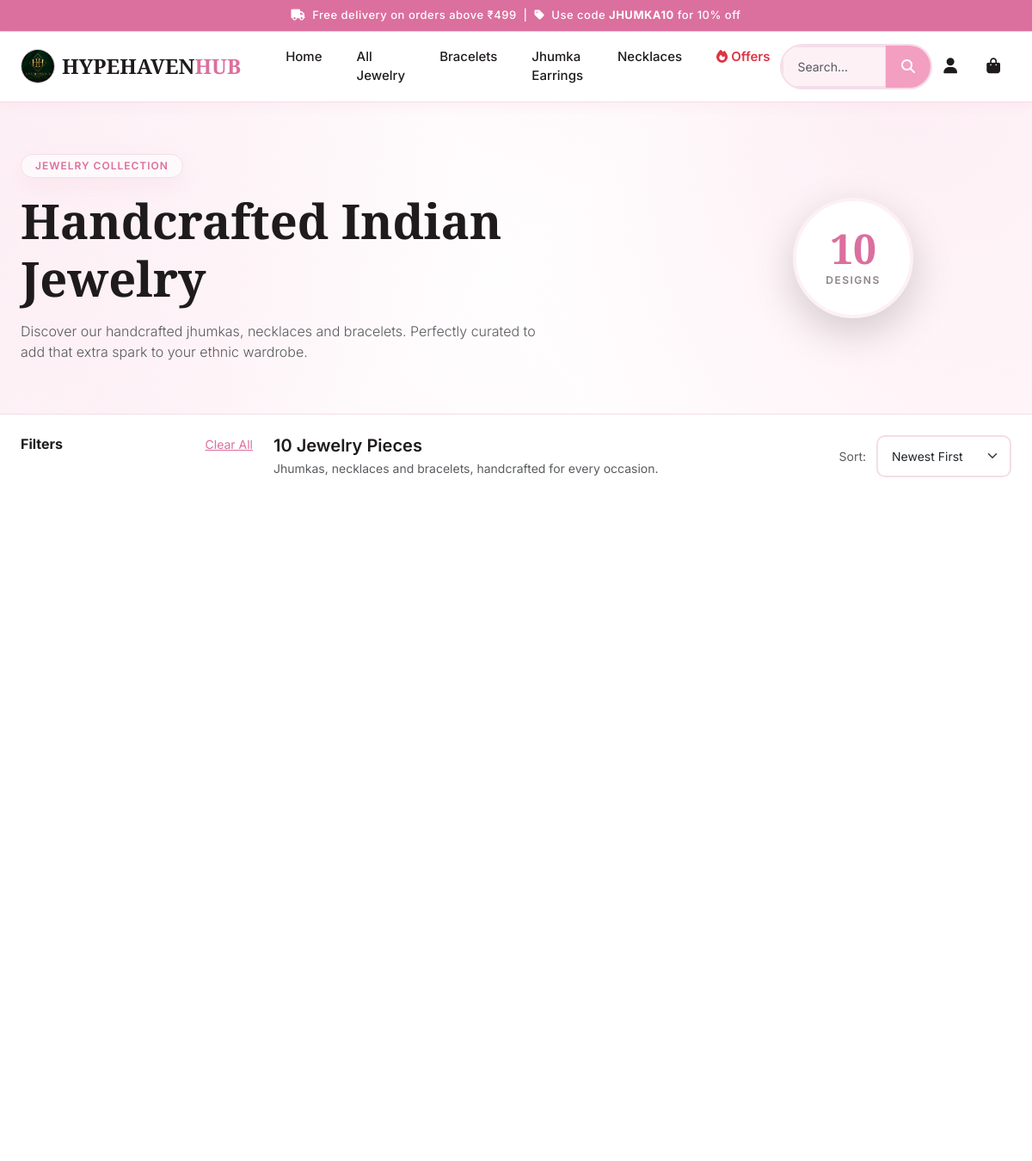
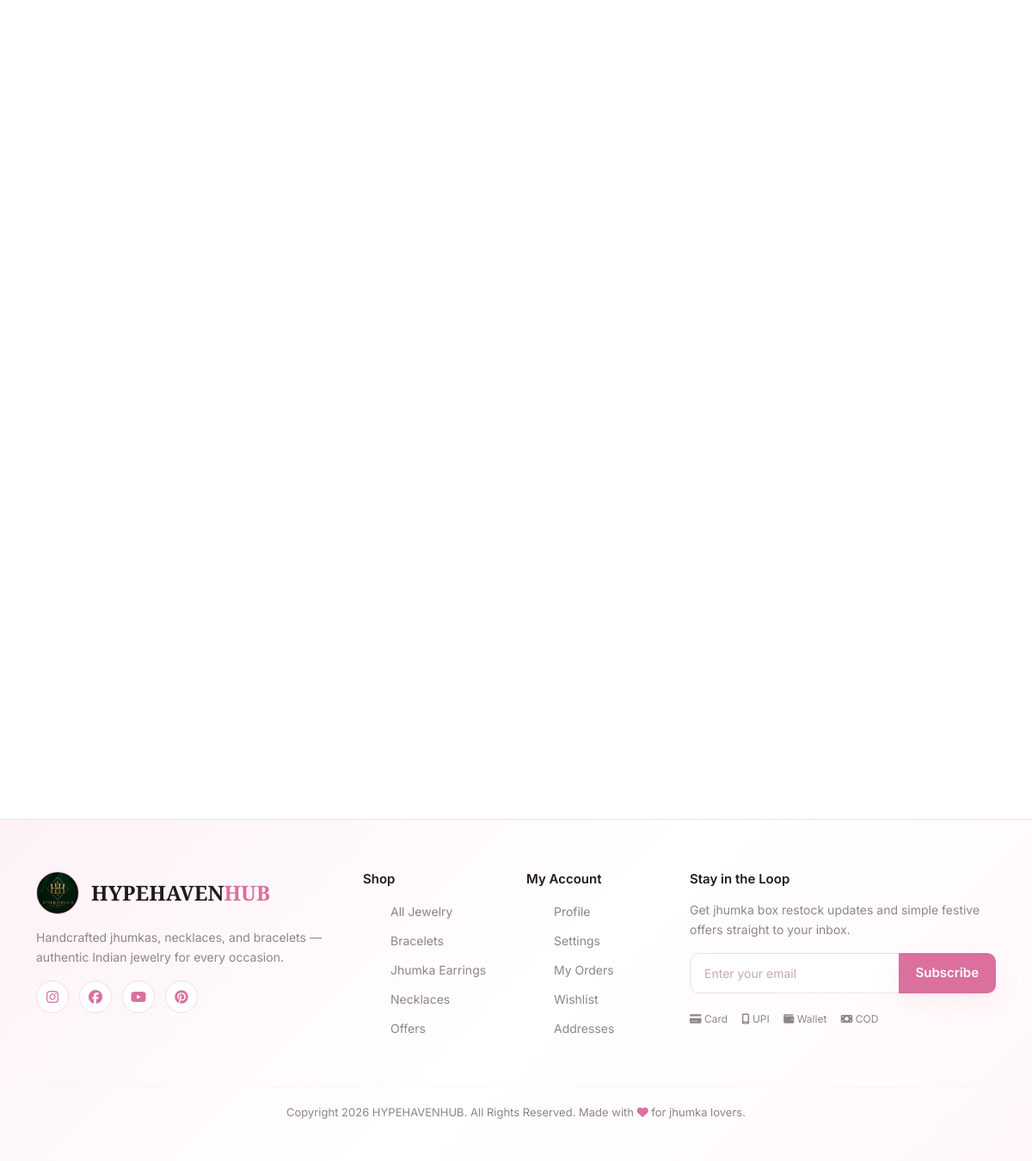
Screenshot of /products/ with the database file from the repository (2 pictures, top to bottom).
### store/models.py (models this page shows, shortened)
class Category(models.Model):
    name = models.CharField(max_length=100)
    slug = models.SlugField(unique=True, max_length=255)
    image_url = models.URLField(max_length=600, blank=True, help_text="Vercel Blob storage URL (preferred)")
    image = models.ImageField(upload_to='categories/', null=True, blank=True)
    description = models.TextField(blank=True)
    is_active = models.BooleanField(default=True)
    created_at = models.DateTimeField(auto_now_add=True)
    class Meta:
        verbose_name_plural = 'Categories'
        ordering = ['name']

### store/views.py (the view)
# urls.py: path('products/', views.product_list, name='product_list'),
def product_list(request):
    products = Product.objects.filter(is_active=True).select_related('brand', 'category').prefetch_related('images', 'variants')
    categories = active_categories()
    brands = Brand.objects.filter(
        is_active=True,
        products__is_active=True,
    ).distinct()
    q = request.GET.get('q', '')
    cat_slug = request.GET.get('category', '')
    subcat_slug = request.GET.get('subcategory', '')
    brand_slug = request.GET.get('brand', '')
    min_price_raw = request.GET.get('min_price', '').strip()
    max_price_raw = request.GET.get('max_price', '').strip()
    rating = request.GET.get('rating', '')
    shade = request.GET.get('shade', '')
    finish = request.GET.get('finish', '')
    sort = request.GET.get('sort', '-created_at')
    discount = request.GET.get('discount', '')
    if q:
        products = products.filter(Q(name__icontains=q) | Q(brand__name__icontains=q) | Q(description__icontains=q))
    if cat_slug:
        products = products.filter(category__slug=cat_slug)
    if subcat_slug:
        products = products.filter(subcategory__slug=subcat_slug)
    if brand_slug:
        products = products.filter(brand__slug=brand_slug)
    def _to_decimal(value):
        if not value:
            return None
        try:
            return Decimal(value)
        except (InvalidOperation, ValueError, TypeError):
            return None
    min_price = _to_decimal(min_price_raw)
    max_price = _to_decimal(max_price_raw)
    if min_price is not None and max_price is not None and min_price > max_price:
        min_price, max_price = max_price, min_price
    if min_price is not None:
        products = products.filter(base_price__gte=min_price)
    if max_price is not None:
        products = products.filter(base_price__lte=max_price)
    if finish:
        products = products.filter(finish=finish)
    if discount:
        products = products.filter(discount_percent__gte=discount)
    sort_options = {
        'price_low': 'base_price',
        'price_high': '-base_price',
        'newest': '-created_at',
        'popularity': '-view_count',
        'rating': '-id',
        '-created_at': '-created_at',
    }
    products = products.order_by(sort_options.get(sort, '-created_at'))
    paginator = Paginator(products, 20)
    page_obj = paginator.get_page(request.GET.get('page', 1))
    query_without_page = request.GET.copy()
    query_without_page.pop('page', None)
    selected_category_name = None
    if cat_slug:
        matched_cat = next((c for c in categories if c.slug == cat_slug), None)
        if matched_cat:
            selected_category_name = matched_cat.name
    return render(request, 'store/product_list.html', {
        'page_obj': page_obj,
        'products': page_obj,
        'categories': categories,
        'brands': brands,
        'q': q,
        'selected_category': cat_slug,
        'selected_category_name': selected_category_name,
        'selected_subcategory': subcat_slug,
        'selected_brand': brand_slug,
        'selected_discount': discount,
        'selected_min_price': min_price_raw,
        'selected_max_price': max_price_raw,
        'sort': sort,
        'query_without_page': query_without_page.urlencode(),
        'discount_opts': ['10', '20', '30', '40', '50'],
    })

### templates/store/product_list.html (shortened to what this page needs)
{% extends 'base.html' %}
{% load static %}
{% block content %}
<section class="catalog-hero position-relative overflow-hidden">
  <div class="catalog-hero-bg"></div>
  <div class="container-fluid px-4 position-relative z-1">
    <div class="catalog-hero-inner row align-items-center">
      <div class="col-lg-8 text-center text-lg-start">
        <div class="jewel-ad-kicker d-inline-block px-3 py-1 rounded-pill mb-3" style="background: rgba(255,255,255,0.6); color: var(--pink-deep); font-weight: 600; font-size: 12px; letter-spacing: 1px; text-transform: uppercase; border: 1px solid var(--border); box-shadow: var(--shadow);">
          {% if selected_category %}
            {{ selected_category_name|default:"Jewelry Collection" }}
          {% else %}
            Jewelry Collection
          {% endif %}
        </div>
        <h1 class="display-4 fw-bold mb-3" style="font-family: var(--font-display); color: var(--black); line-height: 1.2;">
          {% if selected_category %}
            {{ selected_category_name|default:"Handcrafted Jewelry" }}
          {% else %}
            Handcrafted Indian Jewelry
          {% endif %}
        </h1>
        <p class="lead text-muted mb-0" style="font-size: 16px; max-width: 600px; margin: 0 auto 0 0;">
          Discover our handcrafted jhumkas, necklaces and bracelets. Perfectly curated to add that extra spark to your ethnic wardrobe.
        </p>
      </div>
      <div class="col-lg-4 text-center mt-4 mt-lg-0">
        <div class="catalog-hero-count d-inline-flex flex-column align-items-center justify-content-center bg-white rounded-circle shadow-lg" style="width: 140px; height: 140px; border: 4px solid var(--pink-pale); animation: float 4s ease-in-out infinite;">
          <strong style="font-family: var(--font-display); font-size: 3rem; color: var(--pink-deep); line-height: 1;">{{ page_obj.paginator.count }}</strong>
          <span style="color: var(--gray); font-size: 12px; font-weight: 600; text-transform: uppercase; letter-spacing: 1.5px; margin-top: 4px;">Designs</span>
        </div>
      </div>
    </div>
  </div>
</section>
<div class="container-fluid px-4 py-4">
  <div class="row g-4">
    <div class="col-lg-3 d-none d-lg-block">
      <form method="GET" id="filterForm">
        <div class="d-flex justify-content-between align-items-center mb-3">
          <h6 class="fw-700 mb-0" style="font-size: 16px;">Filters</h6>
          <a href="{% url 'product_list' %}" class="text-pink small">Clear All</a>
        </div>
      </form>
    </div>
    <div class="col-lg-9">
      <div class="d-flex justify-content-between align-items-center mb-4 flex-wrap gap-3">
        <div>
          <h5 class="fw-600 mb-1">
            {{ page_obj.paginator.count }} Jewelry Piece{{ page_obj.paginator.count|pluralize }}
          </h5>
          <div class="text-muted small">Jhumkas, necklaces and bracelets, handcrafted for every occasion.</div>
        </div>
        <form class="d-flex gap-2 align-items-center" method="GET" id="sortForm">
          <label class="text-muted small me-1">Sort:</label>
          <select name="sort" class="form-select form-select-sm" style="width: auto;" onchange="this.form.submit()">
            <option value="-created_at" {% if sort == '-created_at' %}selected{% endif %}>Newest First</option>
          </select>
        </form>
      </div>
      {% if products %}
      <div class="row g-4">
        {% for product in products %}
        <div class="col-12 col-sm-6 col-xl-4">
        </div>
        {% endfor %}
      </div>
      {% endif %}
    </div>
  </div>
</div>
{% endblock %}

### templates/base.html (shortened to what this page needs)
<!DOCTYPE html>
<html lang="en">
<head>
<link rel="stylesheet" href="https://cdnjs.cloudflare.com/ajax/libs/font-awesome/6.5.0/css/all.min.css">
<link rel="stylesheet" href="https://cdn.jsdelivr.net/npm/bootstrap@5.3.0/dist/css/bootstrap.min.css">
{% load static %}
<link rel="stylesheet" href="{% static 'css/style.css' %}?v=20260629-jewelry-redesign">
</head>
<body>
{% block header %}
<div class="announcement-bar">
  <div class="container text-center">
    <span class="announcement-text"><i class="fas fa-truck me-1"></i> Free delivery on orders above ₹499 &nbsp;|&nbsp; <i class="fas fa-tag me-1"></i> Use code <strong>JHUMKA10</strong> for 10% off</span>
  </div>
</div>
<nav class="navbar navbar-expand-lg navbar-glamour sticky-top">
  <div class="container-fluid px-3 px-md-4">
    <a class="navbar-brand d-flex align-items-center" href="{% url 'home' %}">
      <img src="{% static 'images/logo.jpg' %}" alt="HYPEHAVENHUB Logo" class="brand-logo-img" style="height: 40px; width: 40px; border-radius: 50%; object-fit: cover; border: 1.5px solid var(--pink-light);">
      <span class="brand-name ms-2">HYPEHAVEN<span class="brand-accent">HUB</span></span>
    </a>
    <div class="d-none d-lg-flex ms-4">
      <ul class="navbar-nav gap-3">
        <li class="nav-item"><a class="nav-link cat-link" href="{% url 'home' %}">Home</a></li>
        <li class="nav-item"><a class="nav-link cat-link" href="{% url 'product_list' %}">All Jewelry</a></li>
        {% for cat in all_categories %}
        <li class="nav-item"><a class="nav-link cat-link" href="{% url 'product_list' %}?category={{ cat.slug }}">{{ cat.name }}</a></li>
        {% endfor %}
        <li class="nav-item"><a class="nav-link cat-link sale-link" href="{% url 'product_list' %}?discount=10"><i class="fas fa-fire me-1"></i>Offers</a></li>
      </ul>
    </div>
    <div class="search-bar-container mx-auto d-none d-lg-flex" style="max-width: 250px;">
      <form class="search-form" action="{% url 'product_list' %}" method="GET">
        <div class="input-group search-group">
          <input type="text" name="q" id="searchInput" class="form-control search-input" placeholder="Search..." autocomplete="off" value="{{ request.GET.q }}">
          <button class="btn search-btn" type="submit"><i class="fas fa-search"></i></button>
        </div>
      </form>
    </div>
    <div class="nav-icons d-flex align-items-center gap-2">
      {% if user.is_authenticated %}
        <a href="{% url 'profile' %}" class="nav-icon-btn d-none d-lg-flex" title="Profile">
          <i class="fas fa-user"></i>
        </a>
        <a href="{% url 'settings' %}" class="nav-icon-btn d-none d-lg-flex" title="Settings">
          <i class="fas fa-gear"></i>
        </a>
        <a href="{% url 'notifications' %}" class="nav-icon-btn d-none d-lg-flex position-relative" title="Notifications">
          <i class="fas fa-bell"></i>
          {% if user.notifications.filter.is_read == False %}
            <span class="badge-dot"></span>
          {% endif %}
        </a>
        <a href="{% url 'wishlist' %}" class="nav-icon-btn d-none d-lg-flex position-relative" title="Wishlist">
          <i class="fas fa-heart"></i>
          {% if wishlist_count > 0 %}<span class="cart-badge">{{ wishlist_count }}</span>{% endif %}
        </a>
      {% else %}
        <a href="{% url 'login' %}" class="nav-icon-btn d-none d-lg-flex" title="Login"><i class="fas fa-user"></i></a>
      {% endif %}
      <a href="{% url 'cart' %}" class="nav-icon-btn position-relative cart-icon" title="Cart">
        <i class="fas fa-shopping-bag"></i>
      </a>
    </div>
  </div>
</nav>
{% endblock %}
<main>
{% block content %}{% endblock %}
</main>
{% block footer %}
<footer class="glamour-footer">
  <div class="container">
    <div class="row g-4">
      <div class="col-lg-4 col-md-6">
        <div class="footer-brand d-flex align-items-center">
          <img src="{% static 'images/logo.jpg' %}" alt="HYPEHAVENHUB Logo" style="height: 50px; width: 50px; border-radius: 50%; object-fit: cover; border: 1.5px solid var(--pink-light);" class="me-2">
          <span class="brand-name">HYPEHAVEN<span class="brand-accent">HUB</span></span>
        </div>
        <p class="footer-desc mt-3">Handcrafted jhumkas, necklaces, and bracelets — authentic Indian jewelry for every occasion.</p>
        <div class="social-links mt-3">
          <a href="#" class="social-link"><i class="fab fa-instagram"></i></a>
          <a href="#" class="social-link"><i class="fab fa-facebook"></i></a>
          <a href="#" class="social-link"><i class="fab fa-youtube"></i></a>
          <a href="#" class="social-link"><i class="fab fa-pinterest"></i></a>
        </div>
      </div>
      <div class="col-lg-2 col-md-6">
        <h6 class="footer-title">Shop</h6>
        <ul class="footer-links">
          <li><a href="{% url 'product_list' %}">All Jewelry</a></li>
          {% for cat in all_categories %}
          <li><a href="{% url 'product_list' %}?category={{ cat.slug }}">{{ cat.name }}</a></li>
          {% endfor %}
          <li><a href="{% url 'product_list' %}?discount=10">Offers</a></li>
        </ul>
      </div>
      <div class="col-lg-2 col-md-6">
        <h6 class="footer-title">My Account</h6>
        <ul class="footer-links">
          <li><a href="{% url 'profile' %}">Profile</a></li>
          <li><a href="{% url 'settings' %}">Settings</a></li>
          <li><a href="{% url 'order_list' %}">My Orders</a></li>
          <li><a href="{% url 'wishlist' %}">Wishlist</a></li>
          <li><a href="{% url 'address_list' %}">Addresses</a></li>
        </ul>
      </div>
      <div class="col-lg-4 col-md-6">
        <h6 class="footer-title">Stay in the Loop</h6>
        <p class="footer-desc">Get jhumka box restock updates and simple festive offers straight to your inbox.</p>
        <div class="input-group newsletter-input">
          <input type="email" class="form-control" placeholder="Enter your email">
          <button class="btn btn-pink">Subscribe</button>
        </div>
        <div class="payment-icons mt-3">
          <span class="pay-icon"><i class="fas fa-credit-card"></i> Card</span>
          <span class="pay-icon"><i class="fas fa-mobile-alt"></i> UPI</span>
          <span class="pay-icon"><i class="fas fa-wallet"></i> Wallet</span>
          <span class="pay-icon"><i class="fas fa-money-bill"></i> COD</span>
        </div>
      </div>
    </div>
    <hr class="footer-hr">
    <div class="text-center footer-bottom">
      <p>Copyright 2026 HYPEHAVENHUB. All Rights Reserved. Made with <i class="fas fa-heart text-pink"></i> for jhumka lovers.</p>
    </div>
  </div>
</footer>
{% endblock %}
{% load static %}
</body>
</html>

### rows the page displays
Category: name "Bracelets"
Category: name "Jhumka Earrings"
Category: name "Necklaces"

### other values shown
{{ page_obj.paginator.count }} "10"
